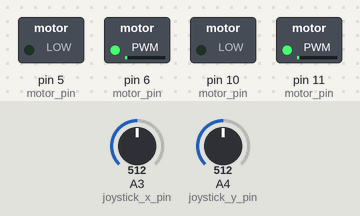
Simulated run of this sketch. Board: Arduino Uno, built with avr-gcc and run on an emulated ATmega328P. On the bench: switched loads named in the sketch (green lamp = pin HIGH). The test bench sets the inputs (shaded band); at power-on: A3 (joystick_x_pin) = 512, A4 (joystick_y_pin) = 512.

Above: at 1.2 s.
1.3 s: A3 (joystick_x_pin) set to 716
At 2.5 s:
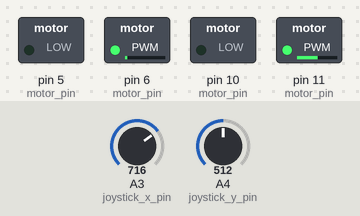
2.8 s: A4 (joystick_y_pin) set to 716
At 4.0 s:
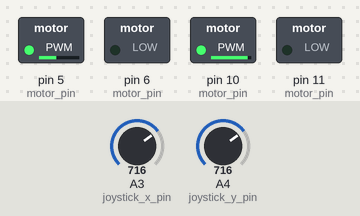
4.3 s: A4 (joystick_y_pin) set to 900
At 5.3 s:
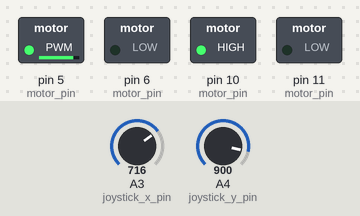
5.8 s: A4 (joystick_y_pin) set to 306
At 6.7 s:
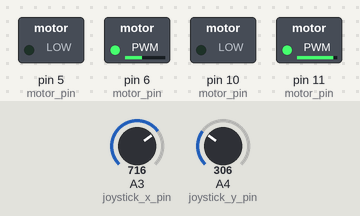
7.3 s: A3 (joystick_x_pin) set to 511
At 8.1 s:
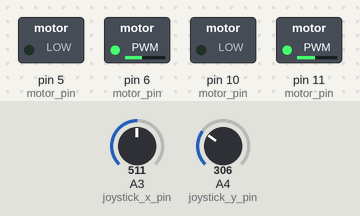
8.8 s: A3 (joystick_x_pin) set to 306
At 9.4 s:
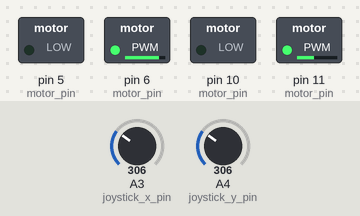
Timing chart, 0 to 11.3 s (numbered marks = the images above; inputs shaded):
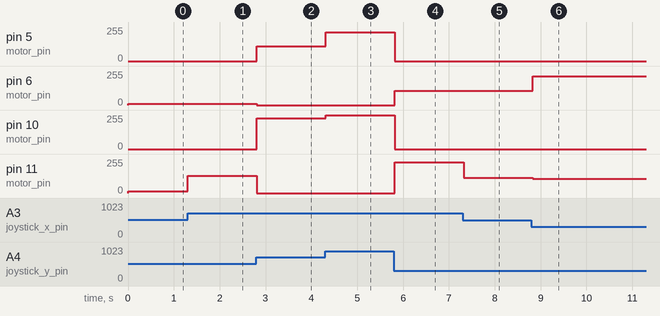

The sketch:

auto_driving_car.ino
```cpp
enum MOTOR_MODE {
	MOTOR_STOP,
	MOTOR_FORWARD,
	MOTOR_BACKWARD
};

#define RIGHT_MOTOR	0
#define LEFT_MOTOR	1

#define MAX_SPEED	255
#define NR_MOTOR	2
const int motor_pin[NR_MOTOR][2] = {{5,6},{10,11}};
const int joystick_x_pin = 3;	/* analog A0 */
const int joystick_y_pin = 4;	/* analog A1 */

void setup()
{
	int i, j;

	for (i=0; i<NR_MOTOR; i++)
		for (j=0; j<2; j++)
			pinMode(motor_pin[i][j], OUTPUT);
}

/*
   Input for motor
 IN1	IN2	Action
 LOW	LOW	Motor Stop
 HIGH	LOW	Motor moves forward
 LOW	HIGH	Motor moves backward
 HIGH	HIGH	Motor Stop
*/
void run_motor(int nr_motor, int mode, int speed)
{
	if (speed > MAX_SPEED)
		speed = MAX_SPEED;

	switch (mode) {
	case MOTOR_STOP:
		analogWrite(motor_pin[nr_motor][0], 0);
		analogWrite(motor_pin[nr_motor][1], 0);
		break;
	case MOTOR_FORWARD:
		analogWrite(motor_pin[nr_motor][0], speed);
		analogWrite(motor_pin[nr_motor][1], 0);
		break;
	case MOTOR_BACKWARD:
		analogWrite(motor_pin[nr_motor][0], 0);
		analogWrite(motor_pin[nr_motor][1], speed);
		break;
	default:
		break;
	}
}

void forward()
{
	run_motor(LEFT_MOTOR, MOTOR_FORWARD, MAX_SPEED);
	run_motor(RIGHT_MOTOR, MOTOR_FORWARD, MAX_SPEED);
}

void backward()
{
	run_motor(LEFT_MOTOR, MOTOR_BACKWARD, MAX_SPEED);
	run_motor(RIGHT_MOTOR, MOTOR_BACKWARD, MAX_SPEED);
}

void right()
{
	run_motor(LEFT_MOTOR, MOTOR_FORWARD, MAX_SPEED);
	run_motor(RIGHT_MOTOR, MOTOR_STOP, 0);
}

void left()
{
	run_motor(LEFT_MOTOR, MOTOR_STOP, 0);
	run_motor(RIGHT_MOTOR, MOTOR_FORWARD, MAX_SPEED);
}

void motor_stop()
{
	run_motor(LEFT_MOTOR, MOTOR_STOP, 255);
	run_motor(RIGHT_MOTOR, MOTOR_STOP, 255);
}

void self_test()
{
	forward();
	delay(1000);
	motor_stop();
	delay(500);

	backward();
	delay(1000);
	motor_stop();
	delay(500);

	right();
	delay(1000);
	motor_stop();
	delay(500);

	left();
	delay(1000);
	motor_stop();
	delay(500);
}

/**
  * @brief remap input of joystick to -255~255
  * Because the input is not so perfect as uniform distribution,
  * we could not directly use map().
  * We need to measure the lowest, medium, highest value in advance,
  * then recalculate the mapped value.
  */
int remap_joystick_movement(int low, int med, int high, int v)
{
	if (v > high)
		return MAX_SPEED;
	else if (v < low)
		return -MAX_SPEED;
	else if (v < med) /* from low~med to -255, 0 */
		return map(v, low, med, -MAX_SPEED, 0);
	else /* from med~high to 0, 255 */
		return map(v, med, high, 0, 255);
}

void read_joystick(int *delta_x, int *delta_y)
{
	/* x: 39, 501, 944 */
	*delta_x = remap_joystick_movement(39, 501, 944, analogRead(joystick_x_pin));
	/* y: 1, 528, 965 */
	*delta_y = remap_joystick_movement(1, 528, 965, analogRead(joystick_y_pin));
}

void loop()
{
	int delta_x, delta_y;
	int left_speed = 0, right_speed = 0;

	read_joystick(&delta_x, &delta_y);

	if (delta_x >= 0)
		left_speed += delta_x;
	else
		right_speed += (-delta_x);

	if (delta_y >= 0) {
		left_speed += delta_y;
		right_speed += delta_y;
		run_motor(LEFT_MOTOR, MOTOR_FORWARD, left_speed);
		run_motor(RIGHT_MOTOR, MOTOR_FORWARD, right_speed);
	} else {
		left_speed += (-delta_y);
		right_speed += (-delta_y);
		run_motor(LEFT_MOTOR, MOTOR_BACKWARD, left_speed);
		run_motor(RIGHT_MOTOR, MOTOR_BACKWARD, right_speed);
	}

	delay(100);
}
```

Measured:
- after the input at 1.3 s, pin 11 (motor_pin): 14/255 → 131/255 at once
- after the input at 2.8 s, pin 5 (motor_pin): 0/255 → 109/255 at once; pin 6 (motor_pin): 8/255 → 0/255 at once; pin 10 (motor_pin): 0/255 → 232/255 at once; pin 11 (motor_pin): 131/255 → 0/255 at once
- after the input at 4.3 s, pin 5 (motor_pin): 109/255 → 217/255 at once; pin 10 (motor_pin): 232/255 → 255/255 at once
- after the input at 5.8 s, pin 5 (motor_pin): 217/255 → 0/255 at once; pin 6 (motor_pin): 0/255 → 108/255 at once; pin 10 (motor_pin): 255/255 → 0/255 at once; pin 11 (motor_pin): 0/255 → 231/255 at once
- after the input at 7.3 s, pin 11 (motor_pin): 231/255 → 113/255 at once
- after the input at 8.8 s, pin 6 (motor_pin): 108/255 → 216/255 at once; pin 11 (motor_pin): 113/255 → 108/255 at once
